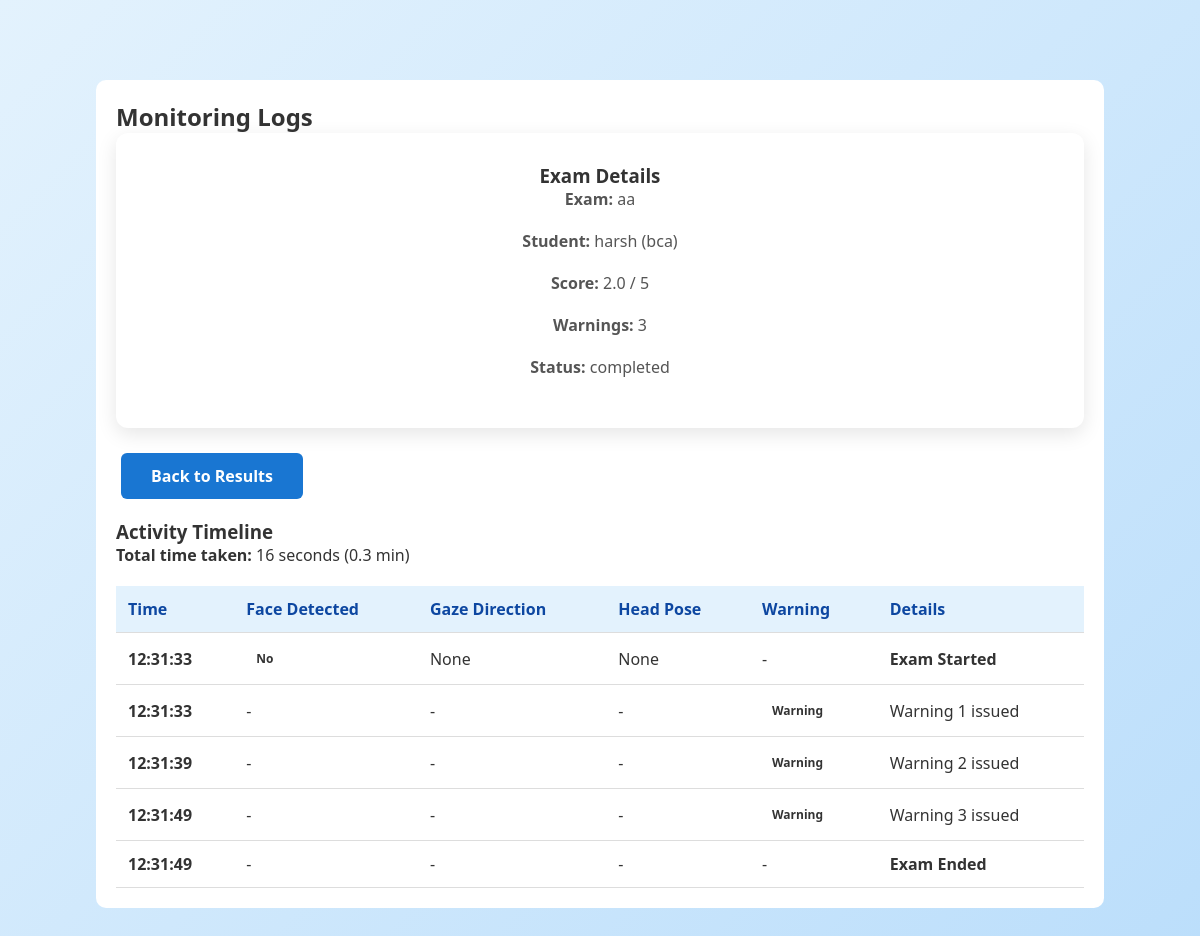
/admin/view-logs/60 (signed in), run on the app's committed database.
### tables this page shows
CREATE TABLE exams (
        id INTEGER PRIMARY KEY AUTOINCREMENT,
        title TEXT NOT NULL,
        description TEXT,
        duration_minutes INTEGER NOT NULL,
        passing_score REAL,
        is_active INTEGER DEFAULT 1,
        created_at TIMESTAMP DEFAULT CURRENT_TIMESTAMP
    );

CREATE TABLE users (
        id INTEGER PRIMARY KEY AUTOINCREMENT,
        username TEXT UNIQUE NOT NULL,
        password TEXT NOT NULL,
        email TEXT,
        full_name TEXT,
        role TEXT NOT NULL,
        created_at TIMESTAMP DEFAULT CURRENT_TIMESTAMP
    );

CREATE TABLE student_attempts (
        id INTEGER PRIMARY KEY AUTOINCREMENT,
        student_id INTEGER NOT NULL,
        exam_id INTEGER NOT NULL,
        score REAL,
        total_marks INTEGER,
        answers TEXT,
        started_at TIMESTAMP DEFAULT CURRENT_TIMESTAMP,
        submitted_at TIMESTAMP,
        status TEXT DEFAULT 'in_progress',
        warnings_count INTEGER DEFAULT 0,
        violation_reason TEXT,
        FOREIGN KEY (student_id) REFERENCES users(id),
        FOREIGN KEY (exam_id) REFERENCES exams(id)
    );

CREATE TABLE monitoring_logs (
        id INTEGER PRIMARY KEY AUTOINCREMENT,
        attempt_id INTEGER NOT NULL,
        timestamp TIMESTAMP DEFAULT CURRENT_TIMESTAMP,
        event_type TEXT NOT NULL,
        face_detected INTEGER,
        gaze_direction TEXT,
        head_pose TEXT,
        warning_issued INTEGER DEFAULT 0,
        details TEXT,
        FOREIGN KEY (attempt_id) REFERENCES student_attempts(id)
    );

### admin_routes.py (the view)
@admin_bp.route('/view-logs/<int:attempt_id>')
def view_logs(attempt_id):
    if session.get('role') != 'admin':
        return redirect(url_for('admin_login'))
    conn = get_db()
    attempt = conn.execute('''
        SELECT sa.*, u.username, u.full_name, e.title
        FROM student_attempts sa
        JOIN users u ON sa.student_id = u.id
        JOIN exams e ON sa.exam_id = e.id
        WHERE sa.id = ?
    ''', (attempt_id,)).fetchone()
    logs = conn.execute('''
        SELECT * FROM monitoring_logs
        WHERE attempt_id = ?
        ORDER BY timestamp ASC
    ''', (attempt_id,)).fetchall()
    report = conn.execute('''
        SELECT * FROM exam_reports
        WHERE attempt_id = ?
        ORDER BY timestamp DESC LIMIT 1
    ''', (attempt_id,)).fetchone()
    conn.close()
    start_time = end_time = None
    total_seconds = 0
    total_minutes = 0
    warning_logs = []
    if logs:
        logs = [dict(log) for log in logs]
        def parse_time(ts):
            try:
                if 'T' in ts:
                    return datetime.fromisoformat(ts)
                return datetime.strptime(ts, '%Y-%m-%d %H:%M:%S')
            except Exception:
                return None
        start_time = parse_time(logs[0]['timestamp'])
        end_time = parse_time(logs[-1]['timestamp'])
        if start_time and end_time:
            total_seconds = round((end_time - start_time).total_seconds())
            total_minutes = round(total_seconds / 60, 1)
        warning_logs = [log for log in logs if log.get('warning_issued') == 1]
    return render_template(
        'admin/view_logs.html',
        attempt=attempt,
        logs=logs,
        warning_logs=warning_logs,
        report=report,
        total_seconds=total_seconds,
        total_minutes=total_minutes,
        start_time=start_time,
        end_time=end_time
    )

### admin_routes.py (called while the page is built)
def get_db():
    conn = sqlite3.connect('exam_system.db')
    conn.row_factory = sqlite3.Row
    return conn

### app.py (called while the page is built)
@app.template_filter('datetimeformat')
def datetimeformat(value, format='%H:%M:%S'):
    if not value:
        return '-'
    try:
        if isinstance(value, datetime):
            dt = value
        elif 'T' in value:
            dt = datetime.fromisoformat(value)
        else:
            dt = datetime.strptime(value, '%Y-%m-%d %H:%M:%S')
        return dt.strftime(format)
    except Exception:
        return value

### templates/admin/view_logs.html (shortened to what this page needs)
<!DOCTYPE html>
<html lang="en">
<head>
    <link rel="stylesheet" href="{{ url_for('static', filename='css/style.css') }}">
</head>
<body>
    <div class="container">
        <h2>Monitoring Logs</h2>
        <div class="card" style="margin-bottom: 20px;">
            <h3>Exam Details</h3>
            <p><strong>Exam:</strong> {{ attempt['title'] }}</p>
            <p><strong>Student:</strong> {{ attempt['full_name'] }} ({{ attempt['username'] }})</p>
            <p><strong>Score:</strong> {{ attempt['score'] }} / {{ attempt['total_marks'] }}</p>
            <p><strong>Warnings:</strong> {{ attempt['warnings_count'] }}</p>
            <p><strong>Status:</strong> {{ attempt['status'] }}</p>
        </div>
        <a href="{{ url_for('admin.view_results', exam_id=attempt['exam_id']) }}" class="btn btn-secondary" style="margin-bottom: 20px;">Back to Results</a>
        {% if logs %}
            <h3>Activity Timeline</h3>
            {% if total_seconds > 0 %}
                <p><strong>Total time taken:</strong> {{ total_seconds }} seconds ({{ total_minutes }} min)</p>
            {% else %}
                <p><strong>Total time taken:</strong> Not available</p>
            {% endif %}
            <table class="table">
                <thead>
                    <tr>
                        <th>Time</th>
                        <th>Face Detected</th>
                        <th>Gaze Direction</th>
                        <th>Head Pose</th>
                        <th>Warning</th>
                        <th>Details</th>
                    </tr>
                </thead>
                <tbody>
                    <tr>
                        <td><strong>{{ logs[0]['timestamp'] | datetimeformat('%H:%M:%S') }}</strong></td>
                        <td>
                            {% if logs[0]['face_detected'] == 1 %}
                                <span class="badge bg-success">Yes</span>
                            {% elif logs[0]['face_detected'] == 0 %}
                                <span class="badge bg-danger">No</span>
                            {% else %}
                                -
                            {% endif %}
                        </td>
                        <td>{{ logs[0]['gaze_direction'] or '-' }}</td>
                        <td>{{ logs[0]['head_pose'] or '-' }}</td>
                        <td>-</td>
                        <td><strong>Exam Started</strong></td>
                    </tr>
                    {% for log in logs if log['warning_issued'] == 1 %}
                    <tr class="table-warning">
                        <td><strong>{{ log['timestamp'] | datetimeformat('%H:%M:%S') }}</strong></td>
                        <td>
                            {% if log['face_detected'] == 1 %}
                                <span class="badge bg-success">Yes</span>
                            {% elif log['face_detected'] == 0 %}
                                <span class="badge bg-danger">No</span>
                            {% else %}
                                -
                            {% endif %}
                        </td>
                        <td>{{ log['gaze_direction'] or '-' }}</td>
                        <td>{{ log['head_pose'] or '-' }}</td>
                        <td><span class="badge bg-danger">Warning</span></td>
                        <td>{{ log['details'] or '-' }}</td>
                    </tr>
                    {% endfor %}
                    <tr class="table-primary">
                        <td><strong>{{ logs[-1]['timestamp'] | datetimeformat('%H:%M:%S') }}</strong></td>
                        <td>
                            {% if logs[-1]['face_detected'] == 1 %}
                                <span class="badge bg-success">Yes</span>
                            {% elif logs[-1]['face_detected'] == 0 %}
                                <span class="badge bg-danger">No</span>
                            {% else %}
                                -
                            {% endif %}
                        </td>
                        <td>{{ logs[-1]['gaze_direction'] or '-' }}</td>
                        <td>{{ logs[-1]['head_pose'] or '-' }}</td>
                        <td>-</td>
                        <td><strong>Exam Ended</strong></td>
                    </tr>
                </tbody>
            </table>
        {% else %}
            <p>No monitoring logs available.</p>
        {% endif %}
    </div>
</body>
</html>

### static/css/style.css (style rules this page uses)
* { margin: 0; padding: 0; box-sizing: border-box; }
body { font-family: 'Segoe UI', Tahoma, Geneva, Verdana, sans-serif; background: linear-gradient(135deg, #e3f2fd, #bbdefb); min-height: 100vh; padding: 40px; color: #333; }
.container { max-width: 1200px; margin: 0 auto; padding-top: 90px; }
.card { background: white; border-radius: 12px; padding: 30px; box-shadow: 0 6px 20px rgba(0, 0, 0, 0.1); text-align: center; transition: transform 0.3s, box-shadow 0.3s; }
.card p { color: #555; margin-bottom: 20px; }
.btn { display: inline-block; padding: 12px 30px; margin: 5px; border-radius: 6px; text-decoration: none; font-weight: 600; transition: all 0.3s; border: none; cursor: pointer; font-size: 16px; }
.btn-primary, .btn-success, .btn-secondary { background: #1976d2; color: white; }
.table { width: 100%; border-collapse: collapse; margin-top: 20px; }
.table th, .table td { padding: 12px; text-align: left; border-bottom: 1px solid #ddd; }
.table th { background: #e3f2fd; font-weight: 600; color: #0d47a1; }
.badge { display: inline-block; padding: 5px 10px; border-radius: 3px; font-size: 12px; font-weight: 600; }

### templates/admin/view_logs.html (style rules this page uses)
.container { width: 90%; margin: 40px auto; background: white; padding: 20px; border-radius: 10px; }

### data on the page
exams: title "aa"
users: full_name "harsh", username "bca"
student_attempts: score "2.0", total_marks "5", warnings_count "3", status "completed"
monitoring_logs: timestamp "12:31:33", gaze_direction "None", head_pose "None"
monitoring_logs: timestamp "12:31:33", log "-", details "Warning 1 issued"
monitoring_logs: timestamp "12:31:39", log "-", details "Warning 2 issued"
monitoring_logs: timestamp "12:31:49", log "-", details "Warning 3 issued"
monitoring_logs: timestamp "12:31:49"

### other printed values
{{ total_seconds }} "16"
{{ total_minutes }} "0.3"
{{ logs[-1]['gaze_direction'] or '-' }} "-"
{{ logs[-1]['head_pose'] or '-' }} "-"
